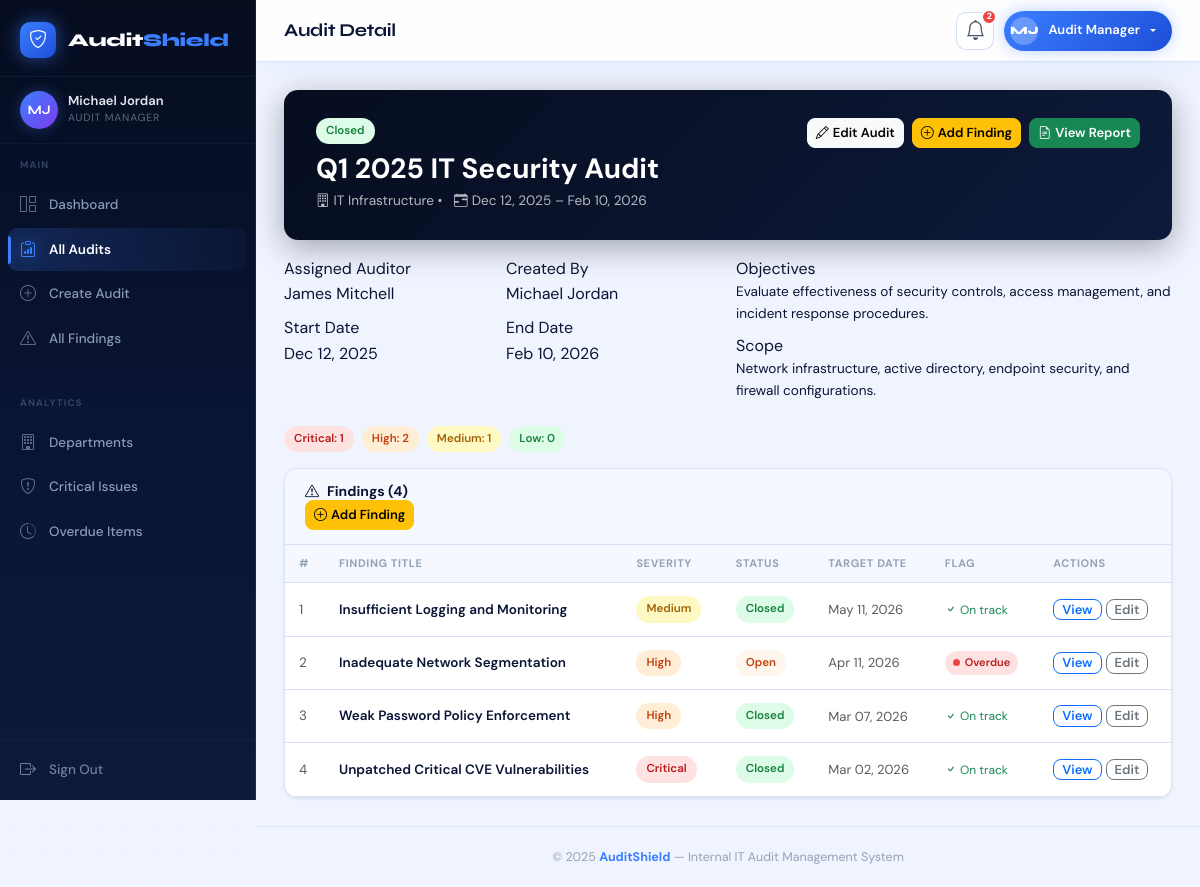
Page /audits/1/ (signed in) on the committed database.
### audits/models.py (models this page shows, shortened)
class Audit(models.Model):
    STATUS_CHOICES = [
        ('planned', 'Planned'),
        ('ongoing', 'Ongoing'),
        ('closed', 'Closed'),
    ]
    title = models.CharField(max_length=255)
    department = models.ForeignKey(Department, on_delete=models.PROTECT, related_name='audits')
    assigned_auditor = models.ForeignKey(
        User, on_delete=models.SET_NULL, null=True, blank=True, related_name='assigned_audits'
    )
    created_by = models.ForeignKey(
        User, on_delete=models.SET_NULL, null=True, blank=True, related_name='created_audits'
    )
    start_date = models.DateField()
    end_date = models.DateField()
    status = models.CharField(max_length=20, choices=STATUS_CHOICES, default='planned')
    objectives = models.TextField(blank=True)
    scope = models.TextField(blank=True)
    created_at = models.DateTimeField(auto_now_add=True)
    updated_at = models.DateTimeField(auto_now=True)
    class Meta:
        ordering = ['-created_at']
    @property
    def is_overdue(self):
        return self.end_date < datetime.date.today() and self.status != 'closed'
    @property
    def findings_count(self):
        return self.findings.count()

class Department(models.Model):
    name = models.CharField(max_length=150, unique=True)
    description = models.TextField(blank=True)
    head_user = models.ForeignKey(
        User, null=True, blank=True, on_delete=models.SET_NULL, related_name='headed_departments'
    )
    created_at = models.DateTimeField(auto_now_add=True)
    class Meta:
        ordering = ['name']

class Finding(models.Model):
    SEVERITY_CHOICES = [
        ('low', 'Low'),
        ('medium', 'Medium'),
        ('high', 'High'),
        ('critical', 'Critical'),
    ]
    STATUS_CHOICES = [
        ('open', 'Open'),
        ('in_progress', 'In Progress'),
        ('closed', 'Closed'),
    ]
    audit = models.ForeignKey(Audit, on_delete=models.CASCADE, related_name='findings')
    title = models.CharField(max_length=255)
    description = models.TextField()
    severity = models.CharField(max_length=20, choices=SEVERITY_CHOICES)
    recommendation = models.TextField()
    target_closure_date = models.DateField()
    status = models.CharField(max_length=20, choices=STATUS_CHOICES, default='open')
    response_notes = models.TextField(blank=True)
    created_at = models.DateTimeField(auto_now_add=True)
    updated_at = models.DateTimeField(auto_now=True)
    closed_at = models.DateTimeField(null=True, blank=True)
    class Meta:
        ordering = ['-created_at']
    @property
    def is_overdue(self):
        return self.target_closure_date < datetime.date.today() and self.status != 'closed'

### audits/views.py (the view)
# urls.py: path('audits/<int:pk>/',    views.audit_detail,         name='audit_detail'),
@never_cache
@login_required
@read_access_required
def audit_detail(request, pk):
    audit = get_object_or_404(Audit, pk=pk)
    try:
        profile = request.user.profile
        if profile.role == 'auditee_head':
            if audit.department.name != profile.department:
                messages.error(request, 'You can only view audits for your department.')
                return redirect('audit_list')
    except Exception:
        pass
    findings = audit.findings.all()
    severity_summary = {
        'critical': findings.filter(severity='critical').count(),
        'high': findings.filter(severity='high').count(),
        'medium': findings.filter(severity='medium').count(),
        'low': findings.filter(severity='low').count(),
    }
    context = {
        'audit': audit,
        'findings': findings,
        'severity_summary': severity_summary,
    }
    return render(request, 'audits/audit_detail.html', context)

### audits/templates/audits/audit_detail.html (shortened to what this page needs)
{% extends 'audits/base.html' %}
{% load static %}
{% block page_title %}Audit Detail{% endblock %}
{% block content %}
<div class="audit-detail-header mb-3">
  <div class="d-flex flex-wrap align-items-start justify-content-between gap-3">
    <div>
      <div class="d-flex align-items-center gap-2 mb-2">
        <span class="status-badge status-{{ audit.status }}">{{ audit.get_status_display }}</span>
      </div>
      <h1 class="h3 text-white fw-bold mb-1">{{ audit.title }}</h1>
      <p class="mb-0 text-white" style="opacity:0.7; font-size:0.85rem;">
        <i class="bi bi-building me-1"></i>{{ audit.department.name }} &bull;
        <i class="bi bi-calendar-range ms-2 me-1"></i>{{ audit.start_date|date:"M d, Y" }} – {{ audit.end_date|date:"M d, Y" }}
      </p>
    </div>
    <div class="d-flex gap-2 flex-wrap">
      {% if is_manager %}
      <a href="{% url 'audit_edit' audit.pk %}" class="btn btn-light btn-sm">
        <i class="bi bi-pencil me-1"></i>Edit Audit
      </a>
      <a href="{% url 'finding_create' audit.pk %}" class="btn btn-warning btn-sm">
        <i class="bi bi-plus-circle me-1"></i>Add Finding
      </a>
      {% if audit.status == 'closed' %}
      <a href="{% url 'generate_report' audit.pk %}" class="btn btn-success btn-sm">
        <i class="bi bi-file-earmark-text me-1"></i>View Report
      </a>
      {% endif %}
      {% endif %}
    </div>
  </div>
</div>
<div class="row g-3 mb-4">
  <div class="col-md-6">
    <div class="info-panel h-100">
      <div class="row g-2">
        <div class="col-6">
          <div class="info-label">Assigned Auditor</div>
          <div class="info-value">
            {% if audit.assigned_auditor %}{{ audit.assigned_auditor.get_full_name|default:audit.assigned_auditor.username }}{% else %}<span class="text-muted">Unassigned</span>{% endif %}
          </div>
        </div>
        <div class="col-6">
          <div class="info-label">Created By</div>
          <div class="info-value">
            {% if audit.created_by %}{{ audit.created_by.get_full_name|default:audit.created_by.username }}{% else %}<span class="text-muted">—</span>{% endif %}
          </div>
        </div>
        <div class="col-6">
          <div class="info-label">Start Date</div>
          <div class="info-value">{{ audit.start_date|date:"M d, Y" }}</div>
        </div>
        <div class="col-6">
          <div class="info-label">End Date</div>
          <div class="info-value">{{ audit.end_date|date:"M d, Y" }}</div>
        </div>
      </div>
    </div>
  </div>
  <div class="col-md-6">
    <div class="info-panel h-100">
      {% if audit.objectives %}
      <div class="mb-2">
        <div class="info-label">Objectives</div>
        <div class="info-value" style="font-size:0.85rem;">{{ audit.objectives }}</div>
      </div>
      {% endif %}
      {% if audit.scope %}
      <div>
        <div class="info-label">Scope</div>
        <div class="info-value" style="font-size:0.85rem;">{{ audit.scope }}</div>
      </div>
      {% endif %}
    </div>
  </div>
</div>
<div class="d-flex gap-2 flex-wrap mb-3">
  <span class="severity-badge severity-critical">Critical: {{ severity_summary.critical }}</span>
  <span class="severity-badge severity-high">High: {{ severity_summary.high }}</span>
  <span class="severity-badge severity-medium">Medium: {{ severity_summary.medium }}</span>
  <span class="severity-badge severity-low">Low: {{ severity_summary.low }}</span>
</div>
<div class="content-card">
  <div class="content-card-header">
    <h5><i class="bi bi-exclamation-triangle me-2"></i>Findings ({{ audit.findings_count }})</h5>
    {% if is_manager %}
    <a href="{% url 'finding_create' audit.pk %}" class="btn btn-warning btn-sm">
      <i class="bi bi-plus-circle me-1"></i>Add Finding
    </a>
    {% endif %}
  </div>
  <div class="content-card-body p-0">
    {% if findings %}
    <div class="table-responsive">
      <table class="table table-modern table-hover mb-0">
        <thead>
          <tr>
            <th class="ps-3" style="width:40px;">#</th>
            <th>Finding Title</th>
            <th>Severity</th>
            <th>Status</th>
            <th>Target Date</th>
            <th>Flag</th>
            <th>Actions</th>
          </tr>
        </thead>
        <tbody>
          {% for finding in findings %}
          <tr data-overdue="{% if finding.is_overdue %}true{% else %}false{% endif %}">
            <td class="ps-3 text-muted">{{ forloop.counter }}</td>
            <td class="fw-semibold">{{ finding.title|truncatechars:50 }}</td>
            <td><span class="severity-badge severity-{{ finding.severity }}">{{ finding.get_severity_display }}</span></td>
            <td><span class="status-badge status-{{ finding.status }}">{{ finding.get_status_display }}</span></td>
            <td class="text-muted" style="font-size:0.82rem;">{{ finding.target_closure_date|date:"M d, Y" }}</td>
            <td>
              {% if finding.is_overdue %}
              <span class="overdue-badge"><span class="overdue-dot"></span>Overdue</span>
              {% else %}
              <span class="text-success" style="font-size:0.75rem;"><i class="bi bi-check"></i> On track</span>
              {% endif %}
            </td>
            <td>
              <div class="d-flex gap-1">
                <a href="{% url 'finding_detail' finding.pk %}" class="btn btn-outline-primary btn-sm py-0 px-2">View</a>
                {% if is_manager %}
                <a href="{% url 'finding_edit' finding.pk %}" class="btn btn-outline-secondary btn-sm py-0 px-2">Edit</a>
                {% endif %}
              </div>
            </td>
          </tr>
          {% endfor %}
        </tbody>
      </table>
    </div>
    {% endif %}
  </div>
</div>
{% endblock %}

### audits/templates/audits/base.html (shortened to what this page needs)
{% load static %}
<!DOCTYPE html>
<html lang="en">
<head>
  <link href="https://cdn.jsdelivr.net/npm/bootstrap@5.3.2/dist/css/bootstrap.min.css" rel="stylesheet">
  <link href="https://cdn.jsdelivr.net/npm/bootstrap-icons@1.11.3/font/bootstrap-icons.min.css" rel="stylesheet">
  <link rel="stylesheet" href="{% static 'audits/css/main.css' %}">
</head>
<body class="as-body">
<aside class="as-sidebar">
  <a href="{% url 'dashboard' %}" class="as-brand">
    <div class="as-brand-icon">
      <i class="bi bi-shield-check"></i>
    </div>
    <span class="as-brand-text">Audit<span>Shield</span></span>
  </a>
  <div class="as-user-area">
    <div class="as-avatar">
      {{ request.user.first_name|slice:":1"|upper }}{{ request.user.last_name|slice:":1"|upper }}
    </div>
    <div class="as-user-info">
      <div class="as-user-name">
        {{ request.user.get_full_name|default:request.user.username }}
      </div>
      <div class="as-user-role">
        {% if is_manager %}Audit Manager
        {% elif is_auditee %}Auditee Head
        {% elif is_observer %}Admin Observer
        {% else %}User{% endif %}
      </div>
    </div>
  </div>
  <div class="as-section-label">Main</div>
  <ul class="as-nav">
    <li>
      <a href="{% url 'dashboard' %}" class="as-nav-link">
        <i class="bi bi-grid-1x2"></i> Dashboard
      </a>
    </li>
    <li>
      <a href="{% url 'audit_list' %}" class="as-nav-link">
        <i class="bi bi-clipboard-data"></i> All Audits
      </a>
    </li>
    {% if is_manager %}
    <li>
      <a href="{% url 'audit_create' %}" class="as-nav-link">
        <i class="bi bi-plus-circle"></i> Create Audit
      </a>
    </li>
    {% endif %}
    <li>
      <a href="{% url 'finding_list' %}" class="as-nav-link">
        <i class="bi bi-exclamation-triangle"></i> All Findings
      </a>
    </li>
  </ul>
  {% if is_manager or is_observer %}
  <div class="as-section-label">Analytics</div>
  <ul class="as-nav">
    <li>
      <a href="{% url 'department_analytics' %}" class="as-nav-link">
        <i class="bi bi-building"></i> Departments
      </a>
    </li>
    <li>
      <a href="{% url 'critical_issues' %}" class="as-nav-link">
        <i class="bi bi-shield-exclamation"></i> Critical Issues
      </a>
    </li>
    <li>
      <a href="{% url 'overdue_items' %}" class="as-nav-link">
        <i class="bi bi-clock-history"></i> Overdue Items
      </a>
    </li>
  </ul>
  {% endif %}
  <div class="as-spacer"></div>
  <div class="as-sidebar-footer">
    <a href="{% url 'logout' %}" class="as-signout">
      <i class="bi bi-box-arrow-right"></i>
      <span>Sign Out</span>
    </a>
  </div>
</aside>
<div class="as-main">
  <header class="as-topbar">
    <div class="as-topbar-title">
      {% block page_title %}Dashboard{% endblock %}
    </div>
    <div class="as-topbar-right">
      <a href="{% url 'overdue_items' %}"
         class="as-icon-btn"
         data-bs-toggle="tooltip" title="Overdue Items">
        <i class="bi bi-bell fs-5"></i>
        {% if overdue_count and overdue_count > 0 %}
        <span class="as-notif-badge">{{ overdue_count }}</span>
        {% endif %}
      </a>
      <div class="dropdown">
        <button class="as-user-btn dropdown-toggle"
                type="button" data-bs-toggle="dropdown"
                aria-expanded="false">
          <span class="as-user-btn-avatar">
            {{ request.user.first_name|slice:":1"|upper }}{{ request.user.last_name|slice:":1"|upper }}
          </span>
          <span class="d-none d-md-inline ms-1">
            {% if is_manager %}Audit Manager
            {% elif is_auditee %}Auditee Head
            {% elif is_observer %}Admin Observer
            {% else %}User{% endif %}
          </span>
        </button>
      </div>
    </div>
  </header>
  <div class="as-page-body">
    {% block content %}{% endblock %}
  </div>
  <footer class="as-footer">
    &copy; 2025 <strong style="color:#3b7fff;">AuditShield</strong>
    &mdash; Internal IT Audit Management System
  </footer>
</div>
</body>
</html>

### rows in the picture
Audit: status "Closed", title "Q1 2025 IT Security Audit", department.name "IT Infrastructure", start_date "Dec 12, 2025", end_date "Feb 10, 2026", assigned_auditor.get_full_name "James Mitchell", created_by.get_full_name "Michael Jordan", objectives "Evaluate effectiveness of security controls, access management, and incident response procedures.", scope "Network infrastructure, active directory, endpoint security, and firewall configurations.", findings_count "4"
Finding: title "Insufficient Logging and Monitoring", severity "Medium", status "Closed", target_closure_date "May 11, 2026", shows "On track"
Finding: title "Inadequate Network Segmentation", severity "High", status "Open", target_closure_date "Apr 11, 2026", shows "Overdue"
Finding: title "Weak Password Policy Enforcement", severity "High", status "Closed", target_closure_date "Mar 07, 2026", shows "On track"
Finding: title "Unpatched Critical CVE Vulnerabilities", severity "Critical", status "Closed", target_closure_date "Mar 02, 2026", shows "On track"

### other values in the picture
{{ request.user.first_name|slice:":1"|upper }} "M"
{{ request.user.last_name|slice:":1"|upper }} "J"
{{ request.user.get_full_name|default:request.user.username }} "Michael Jordan"
{{ overdue_count }} "2"
{{ severity_summary.critical }} "1"
{{ severity_summary.high }} "2"
{{ severity_summary.medium }} "1"
{{ severity_summary.low }} "0"
